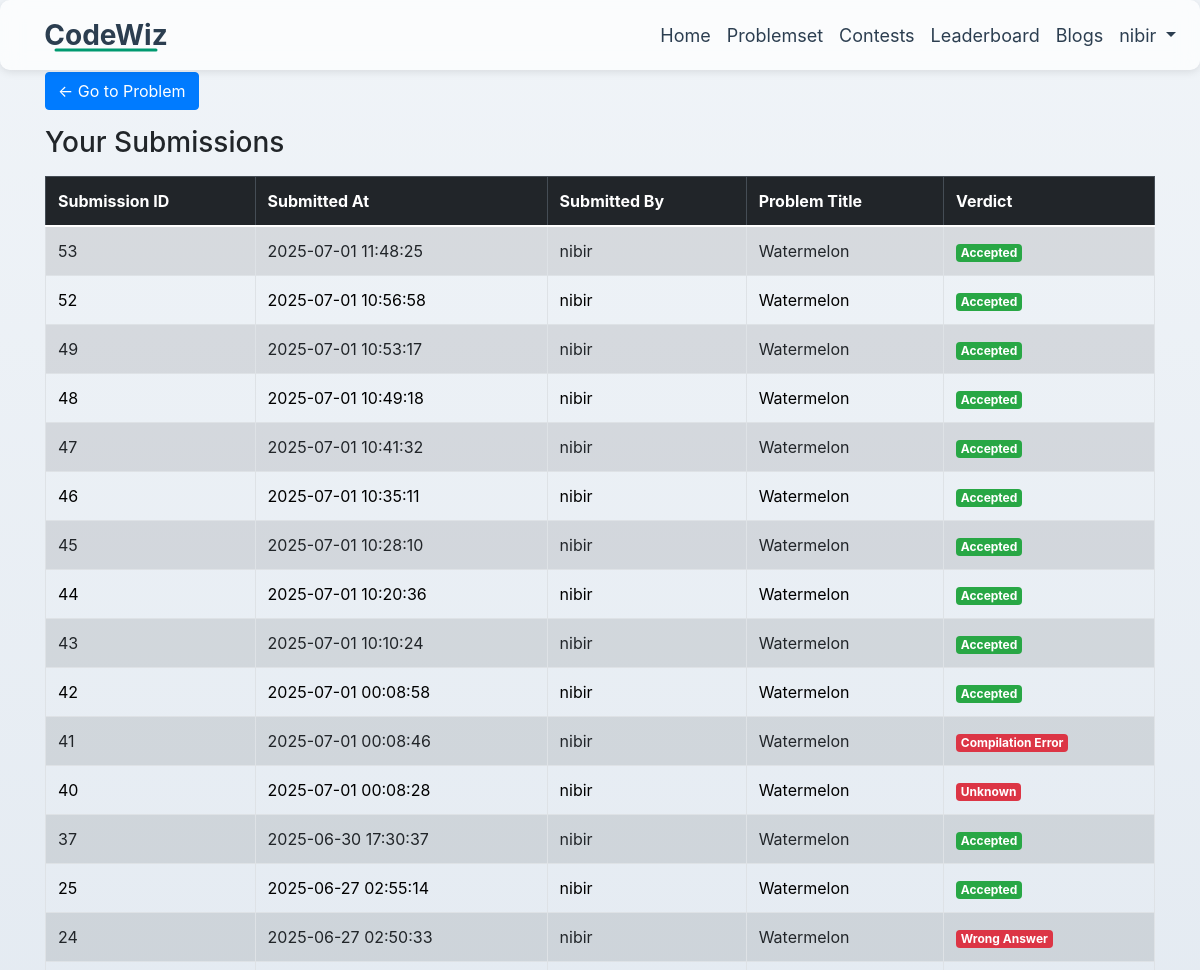
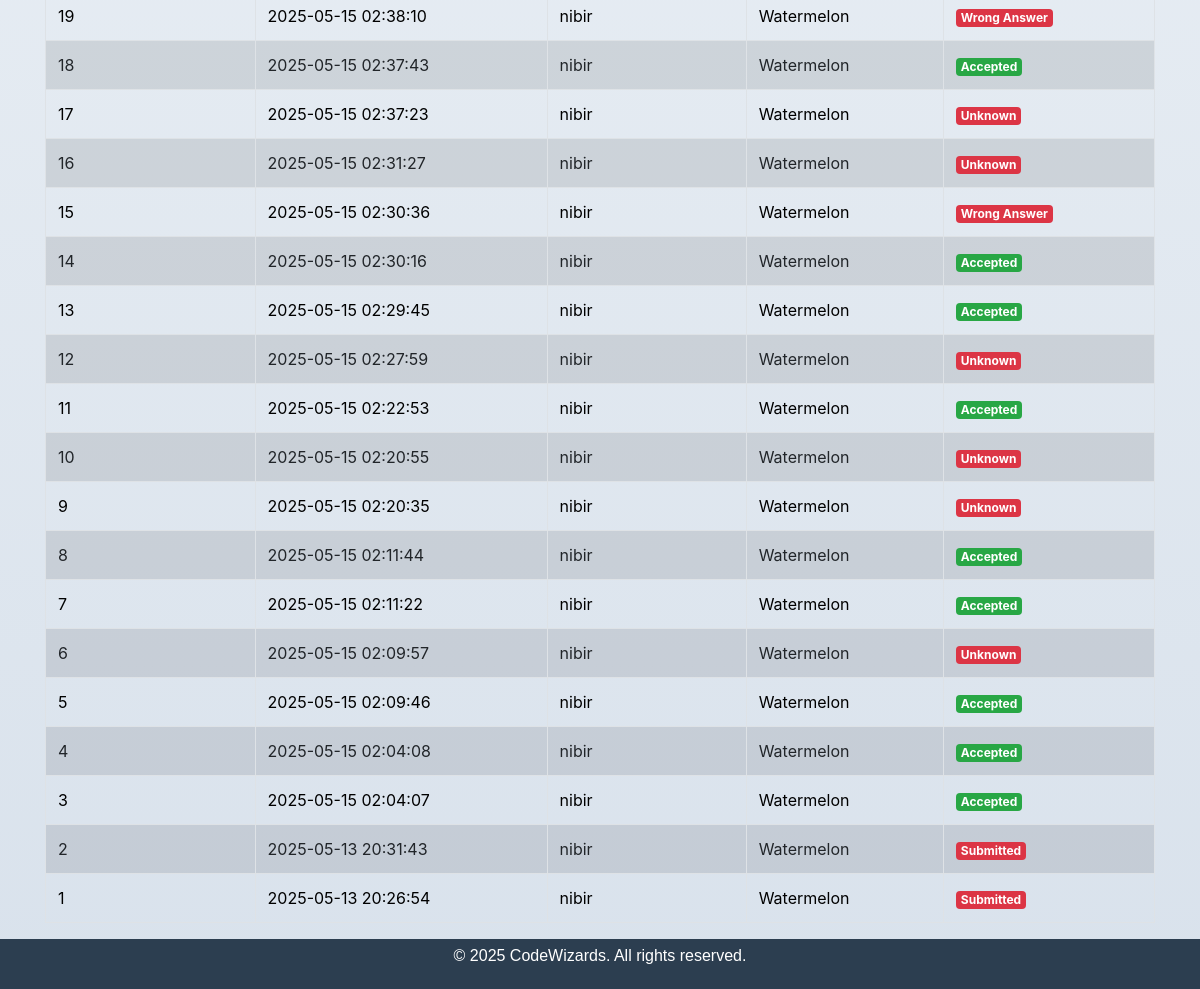
The page /submissions.php?problem_id=1 (signed in) on the database its author committed (2 pictures, top to bottom).
### tables this page shows
CREATE TABLE `submissions` (
  `submission_id` int(11) NOT NULL,
  `user_id` int(11) NOT NULL,
  `problem_id` int(11) NOT NULL,
  `submitted_at` datetime DEFAULT current_timestamp(),
  `verdict` varchar(50) NOT NULL,
  `code` text DEFAULT NULL,
  `language` varchar(20) DEFAULT NULL,
  `stdout` text DEFAULT NULL
);

CREATE TABLE `user` (
  `uid` int(11) NOT NULL,
  `username` varchar(50) NOT NULL,
  `email` varchar(100) NOT NULL,
  `password` varchar(255) NOT NULL,
  `region_flag` varchar(5) DEFAULT NULL,
  `full_name` varchar(100) DEFAULT NULL,
  `contact_number` varchar(20) DEFAULT NULL,
  `global_score` int(11) DEFAULT 0
);

CREATE TABLE `problems` (
  `id` int(11) NOT NULL,
  `title` varchar(255) NOT NULL,
  `difficulty` enum('Easy','Medium','Hard') NOT NULL,
  `tags` varchar(255) DEFAULT NULL,
  `description` text NOT NULL,
  `input_format` text DEFAULT NULL,
  `output_format` text DEFAULT NULL,
  `sample_input` text DEFAULT NULL,
  `sample_output` text DEFAULT NULL,
  `solve_count` int(11) DEFAULT 0,
  `created_at` timestamp NOT NULL DEFAULT current_timestamp()
);

### submissions.php (the view, shortened to what this page needs)
<?php
require_once "partials/dbconnection.php";
$problem_id = isset($_GET['problem_id']) ? intval($_GET['problem_id']) : 0;
$user_id = $_SESSION['uid'];
$sql = "SELECT
            s.submission_id,
            s.submitted_at,
            u.username AS submitted_by,
            p.title AS problem_title,
            s.verdict
        FROM submissions s
        JOIN user u ON s.user_id = u.uid
        JOIN problems p ON s.problem_id = p.id
        WHERE s.user_id = ? AND s.problem_id = ?
        ORDER BY s.submitted_at DESC";
$stmt = $conn->prepare($sql);
$stmt->bind_param("ii", $user_id, $problem_id);
$stmt->execute();
$result = $stmt->get_result();
?>
<!DOCTYPE html>
<html lang="en">
<head>
    <link rel="stylesheet" href="https://cdn.jsdelivr.net/npm/bootstrap@5.3.3/dist/css/bootstrap.min.css">
</head>
<body>
    <div class="page-container">
        <?php include "partials/navbar.php"; ?>
        <div class="container mt-5 pt-4">
            <a href="view_problem.php?id=<?php echo $problem_id; ?>" class="btn btn-primary mb-3">← Go to Problem</a>
            <h3 class="mb-3">Your Submissions</h3>
            <div class="table-responsive">
                <table class="table table-bordered table-striped">
                    <thead class="table-dark">
                        <tr>
                            <th>Submission ID</th>
                            <th>Submitted At</th>
                            <th>Submitted By</th>
                            <th>Problem Title</th>
                            <th>Verdict</th>
                        </tr>
                    </thead>
                    <tbody>
                        <?php if ($result && $result->num_rows > 0): ?>
                            <?php while ($row = $result->fetch_assoc()): ?>
                                <tr>
                                    <td><?php echo $row['submission_id']; ?></td>
                                    <td><?php echo $row['submitted_at']; ?></td>
                                    <td><?php echo htmlspecialchars($row['submitted_by']); ?></td>
                                    <td><?php echo htmlspecialchars($row['problem_title']); ?></td>
                                    <td>
                                        <span class="badge <?php echo ($row['verdict'] === 'Accepted') ? 'bg-success' : 'bg-danger'; ?>">
                                            <?php echo htmlspecialchars($row['verdict']); ?>
                                        </span>
                                    </td>
                                </tr>
                            <?php endwhile; ?>
                        <?php else: ?>
                            <tr>
                                <td colspan="5" class="text-center">No submissions found for this problem.</td>
                            </tr>
                        <?php endif; ?>
                    </tbody>
                </table>
            </div>
        </div>
        <?php include "partials/mini_footer.php"; ?>
    </div>
</body>
</html>

### submissions.php (style rules this page uses)
* { margin: 0; padding: 0; box-sizing: border-box; }
html, body { background: linear-gradient(to bottom, #f0f4f8, #d9e2ec); font-family: 'Poppins', sans-serif; color: #333; margin: 0; padding: 0; height: 100%; }
.page-container { min-height: 100vh; display: flex; flex-direction: column; }

### rows shown on the page
submissions: submission_id "53", submitted_at "2025-07-01 11:48:25", user.username "nibir", problem.title "Watermelon", verdict "Accepted"
submissions: submission_id "52", submitted_at "2025-07-01 10:56:58", user.username "nibir", problem.title "Watermelon", verdict "Accepted"
submissions: submission_id "49", submitted_at "2025-07-01 10:53:17", user.username "nibir", problem.title "Watermelon", verdict "Accepted"
submissions: submission_id "48", submitted_at "2025-07-01 10:49:18", user.username "nibir", problem.title "Watermelon", verdict "Accepted"
submissions: submission_id "47", submitted_at "2025-07-01 10:41:32", user.username "nibir", problem.title "Watermelon", verdict "Accepted"
submissions: submission_id "46", submitted_at "2025-07-01 10:35:11", user.username "nibir", problem.title "Watermelon", verdict "Accepted"
submissions: submission_id "45", submitted_at "2025-07-01 10:28:10", user.username "nibir", problem.title "Watermelon", verdict "Accepted"
submissions: submission_id "44", submitted_at "2025-07-01 10:20:36", user.username "nibir", problem.title "Watermelon", verdict "Accepted"
submissions: submission_id "43", submitted_at "2025-07-01 10:10:24", user.username "nibir", problem.title "Watermelon", verdict "Accepted"
submissions: submission_id "42", submitted_at "2025-07-01 00:08:58", user.username "nibir", problem.title "Watermelon", verdict "Accepted"
submissions: submission_id "41", submitted_at "2025-07-01 00:08:46", user.username "nibir", problem.title "Watermelon", verdict "Compilation Error"
submissions: submission_id "40", submitted_at "2025-07-01 00:08:28", user.username "nibir", problem.title "Watermelon", verdict "Unknown"
submissions: submission_id "37", submitted_at "2025-06-30 17:30:37", user.username "nibir", problem.title "Watermelon", verdict "Accepted"
submissions: submission_id "25", submitted_at "2025-06-27 02:55:14", user.username "nibir", problem.title "Watermelon", verdict "Accepted"
submissions: submission_id "24", submitted_at "2025-06-27 02:50:33", user.username "nibir", problem.title "Watermelon", verdict "Wrong Answer"
submissions: submission_id "19", submitted_at "2025-05-15 02:38:10", user.username "nibir", problem.title "Watermelon", verdict "Wrong Answer"
submissions: submission_id "18", submitted_at "2025-05-15 02:37:43", user.username "nibir", problem.title "Watermelon", verdict "Accepted"
submissions: submission_id "17", submitted_at "2025-05-15 02:37:23", user.username "nibir", problem.title "Watermelon", verdict "Unknown"
submissions: submission_id "16", submitted_at "2025-05-15 02:31:27", user.username "nibir", problem.title "Watermelon", verdict "Unknown"
submissions: submission_id "15", submitted_at "2025-05-15 02:30:36", user.username "nibir", problem.title "Watermelon", verdict "Wrong Answer"
submissions: submission_id "14", submitted_at "2025-05-15 02:30:16", user.username "nibir", problem.title "Watermelon", verdict "Accepted"
submissions: submission_id "13", submitted_at "2025-05-15 02:29:45", user.username "nibir", problem.title "Watermelon", verdict "Accepted"
submissions: submission_id "12", submitted_at "2025-05-15 02:27:59", user.username "nibir", problem.title "Watermelon", verdict "Unknown"
submissions: submission_id "11", submitted_at "2025-05-15 02:22:53", user.username "nibir", problem.title "Watermelon", verdict "Accepted"
submissions: submission_id "10", submitted_at "2025-05-15 02:20:55", user.username "nibir", problem.title "Watermelon", verdict "Unknown"
submissions: submission_id "9", submitted_at "2025-05-15 02:20:35", user.username "nibir", problem.title "Watermelon", verdict "Unknown"
submissions: submission_id "8", submitted_at "2025-05-15 02:11:44", user.username "nibir", problem.title "Watermelon", verdict "Accepted"
submissions: submission_id "7", submitted_at "2025-05-15 02:11:22", user.username "nibir", problem.title "Watermelon", verdict "Accepted"
submissions: submission_id "6", submitted_at "2025-05-15 02:09:57", user.username "nibir", problem.title "Watermelon", verdict "Unknown"
submissions: submission_id "5", submitted_at "2025-05-15 02:09:46", user.username "nibir", problem.title "Watermelon", verdict "Accepted"
submissions: submission_id "4", submitted_at "2025-05-15 02:04:08", user.username "nibir", problem.title "Watermelon", verdict "Accepted"
submissions: submission_id "3", submitted_at "2025-05-15 02:04:07", user.username "nibir", problem.title "Watermelon", verdict "Accepted"
submissions: submission_id "2", submitted_at "2025-05-13 20:31:43", user.username "nibir", problem.title "Watermelon", verdict "Submitted"
submissions: submission_id "1", submitted_at "2025-05-13 20:26:54", user.username "nibir", problem.title "Watermelon", verdict "Submitted"

### other values the page prints
$_SESSION['username'] "nibir"
